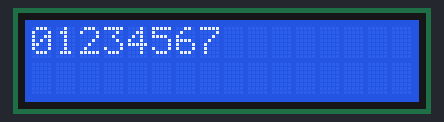
A sketch run on a simulated Arduino Uno, built with avr-gcc and run on an emulated ATmega328P. Parts: 16×2 character LCD.

Above: at 0.1 s.

The sketch:

Custom_character_lower_to_upper.ino
```cpp
// include the library code
#include <LiquidCrystal.h>

LiquidCrystal lcd(12, 11, 5, 4, 3, 2);

// set constants for number of rows and columns to match your LCD

const int numRows = 2;
const int numCols = 16;


// array of bits defining pixels for 8 custom characters
// ones and zeros indicate if a pixel is on or off

byte glyphs[8][8] = {
  { B00000,B00000,B00000,B00000,B00000,B00000,B00000,B11111},  //0
  { B00000,B00000,B00000,B00000,B00000,B00000,B11111,B11111},  //1
  { B00000,B00000,B00000,B00000,B00000,B11111,B11111,B11111},  //2
  { B00000,B00000,B00000,B00000,B11111,B11111,B11111,B11111},  //3
  { B00000,B00000,B00000,B11111,B11111,B11111,B11111,B11111},  //4
  { B00000,B00000,B11111,B11111,B11111,B11111,B11111,B11111},  //5
  { B00000,B11111,B11111,B11111,B11111,B11111,B11111,B11111},  //6
  {B11111,B11111,B11111,B11111,B11111,B11111,B11111,B11111}    //7

  };


void setup() {
  lcd.begin(numCols,numRows);
  for(int i=0; i<8; i++)
  lcd.createChar(i, glyphs[i]);    // create the custom glyphs
  lcd.clear();

}

void loop() {
  for(byte i=0; i < 8; i++)
  lcd.print(i);   // show all eight single height bars
  delay(2000);
  lcd.clear();

}
```
